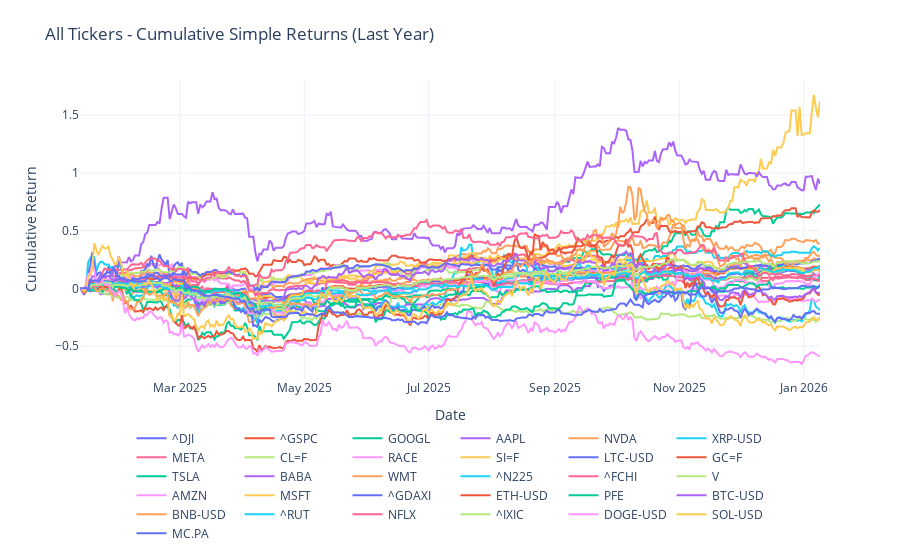

The notebook cell this image was saved under:
### Code cell
# plot cumprod_simple
fig = go.Figure()
for column in cumprod_simple.columns:
    fig.add_trace(
        go.Scatter(
            x=cumprod_simple.index,
            y=cumprod_simple[column],
            mode="lines",
            name=column,
        )
    )

fig.update_layout(
    title="All Tickers - Cumulative Simple Returns (Last Year)",
    xaxis_title="Date",
    yaxis_title="Cumulative Return",
    legend=dict(orientation="h", yanchor="top", y=-0.15, xanchor="center", x=0.5),
    template="plotly_white",
    margin=dict(t=80, b=120),
)
fig.show()

### Figure 1 — Plotly figure (JSON) as saved in the notebook; plotly's stock layout.template omitted (floating-point values rounded to 4 significant figures; data arrays with more than 128 entries replaced by an {"elided": "..."} marker saying what was removed)
{"data": [{"mode": "lines", "name": "^DJI", "type": "scatter", "x": {"elided": "364 str values"}, "y": {"elided": "364 float values"}}, {"mode": "lines", "name": "^GSPC", "type": "scatter", "x": {"elided": "364 str values"}, "y": {"elided": "364 float values"}}, {"mode": "lines", "name": "GOOGL", "type": "scatter", "x": {"elided": "364 str values"}, "y": {"elided": "364 float values"}}, {"mode": "lines", "name": "AAPL", "type": "scatter", "x": {"elided": "364 str values"}, "y": {"elided": "364 float values"}}, {"mode": "lines", "name": "NVDA", "type": "scatter", "x": {"elided": "364 str values"}, "y": {"elided": "364 float values"}}, {"mode": "lines", "name": "XRP-USD", "type": "scatter", "x": {"elided": "364 str values"}, "y": {"elided": "364 float values"}}, {"mode": "lines", "name": "META", "type": "scatter", "x": {"elided": "364 str values"}, "y": {"elided": "364 float values"}}, {"mode": "lines", "name": "CL=F", "type": "scatter", "x": {"elided": "364 str values"}, "y": {"elided": "364 float values"}}, {"mode": "lines", "name": "RACE", "type": "scatter", "x": {"elided": "364 str values"}, "y": {"elided": "364 float values"}}, {"mode": "lines", "name": "SI=F", "type": "scatter", "x": {"elided": "364 str values"}, "y": {"elided": "364 float values"}}, {"mode": "lines", "name": "LTC-USD", "type": "scatter", "x": {"elided": "364 str values"}, "y": {"elided": "364 float values"}}, {"mode": "lines", "name": "GC=F", "type": "scatter", "x": {"elided": "364 str values"}, "y": {"elided": "364 float values"}}, {"mode": "lines", "name": "TSLA", "type": "scatter", "x": {"elided": "364 str values"}, "y": {"elided": "364 float values"}}, {"mode": "lines", "name": "BABA", "type": "scatter", "x": {"elided": "364 str values"}, "y": {"elided": "364 float values"}}, {"mode": "lines", "name": "WMT", "type": "scatter", "x": {"elided": "364 str values"}, "y": {"elided": "364 float values"}}, {"mode": "lines", "name": "^N225", "type": "scatter", "x": {"elided": "364 str values"}, "y": {"elided": "364 float values"}}, {"mode": "lines", "name": "^FCHI", "type": "scatter", "x": {"elided": "364 str values"}, "y": {"elided": "364 float values"}}, {"mode": "lines", "name": "V", "type": "scatter", "x": {"elided": "364 str values"}, "y": {"elided": "364 float values"}}, {"mode": "lines", "name": "AMZN", "type": "scatter", "x": {"elided": "364 str values"}, "y": {"elided": "364 float values"}}, {"mode": "lines", "name": "MSFT", "type": "scatter", "x": {"elided": "364 str values"}, "y": {"elided": "364 float values"}}, {"mode": "lines", "name": "^GDAXI", "type": "scatter", "x": {"elided": "364 str values"}, "y": {"elided": "364 float values"}}, {"mode": "lines", "name": "ETH-USD", "type": "scatter", "x": {"elided": "364 str values"}, "y": {"elided": "364 float values"}}, {"mode": "lines", "name": "PFE", "type": "scatter", "x": {"elided": "364 str values"}, "y": {"elided": "364 float values"}}, {"mode": "lines", "name": "BTC-USD", "type": "scatter", "x": {"elided": "364 str values"}, "y": {"elided": "364 float values"}}, {"mode": "lines", "name": "BNB-USD", "type": "scatter", "x": {"elided": "364 str values"}, "y": {"elided": "364 float values"}}, {"mode": "lines", "name": "^RUT", "type": "scatter", "x": {"elided": "364 str values"}, "y": {"elided": "364 float values"}}, {"mode": "lines", "name": "NFLX", "type": "scatter", "x": {"elided": "364 str values"}, "y": {"elided": "364 float values"}}, {"mode": "lines", "name": "^IXIC", "type": "scatter", "x": {"elided": "364 str values"}, "y": {"elided": "364 float values"}}, {"mode": "lines", "name": "DOGE-USD", "type": "scatter", "x": {"elided": "364 str values"}, "y": {"elided": "364 float values"}}, {"mode": "lines", "name": "SOL-USD", "type": "scatter", "x": {"elided": "364 str values"}, "y": {"elided": "364 float values"}}, {"mode": "lines", "name": "MC.PA", "type": "scatter", "x": {"elided": "364 str values"}, "y": {"elided": "364 float values"}}], "layout": {"legend": {"orientation": "h", "x": 0.5, "xanchor": "center", "y": -0.15, "yanchor": "top"}, "margin": {"b": 120, "t": 80}, "title": {"text": "All Tickers - Cumulative Simple Returns (Last Year)"}, "xaxis": {"title": {"text": "Date"}}, "yaxis": {"title": {"text": "Cumulative Return"}}}}
